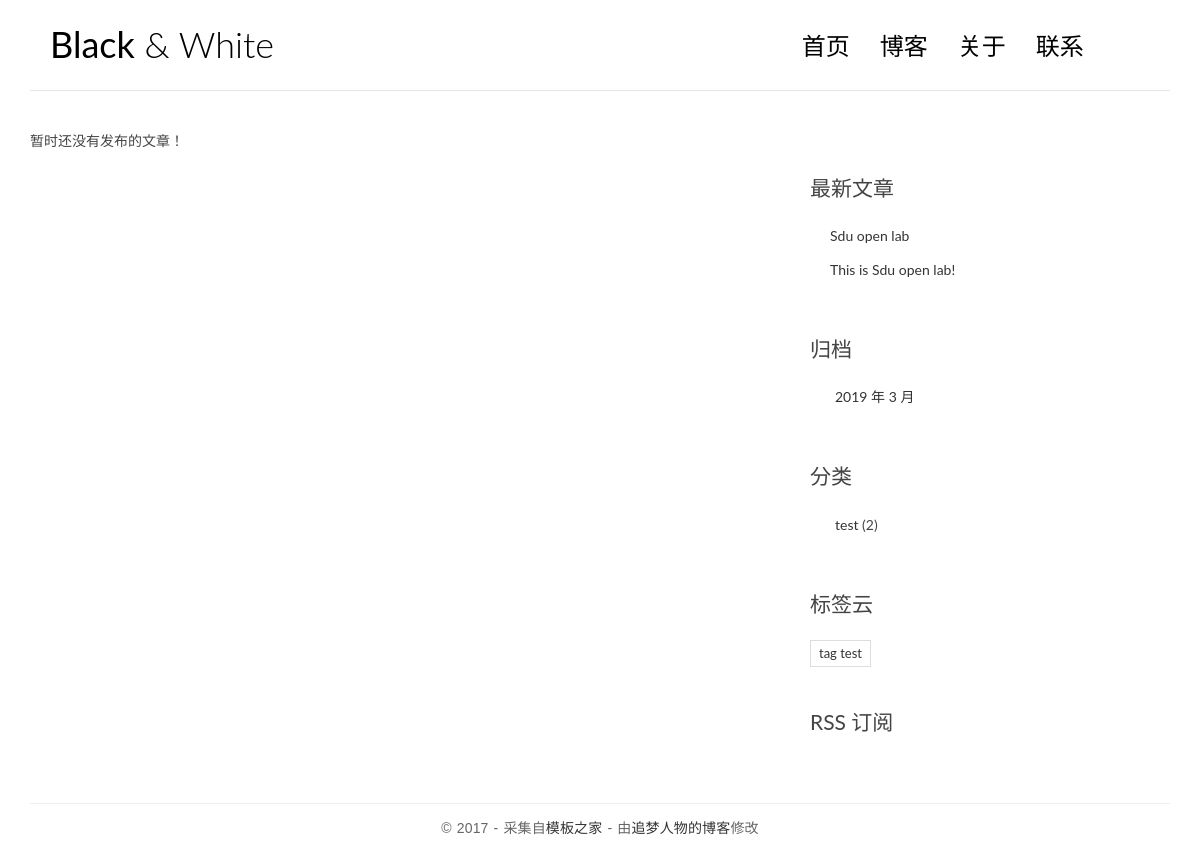
The app's page /category/1/, older data.
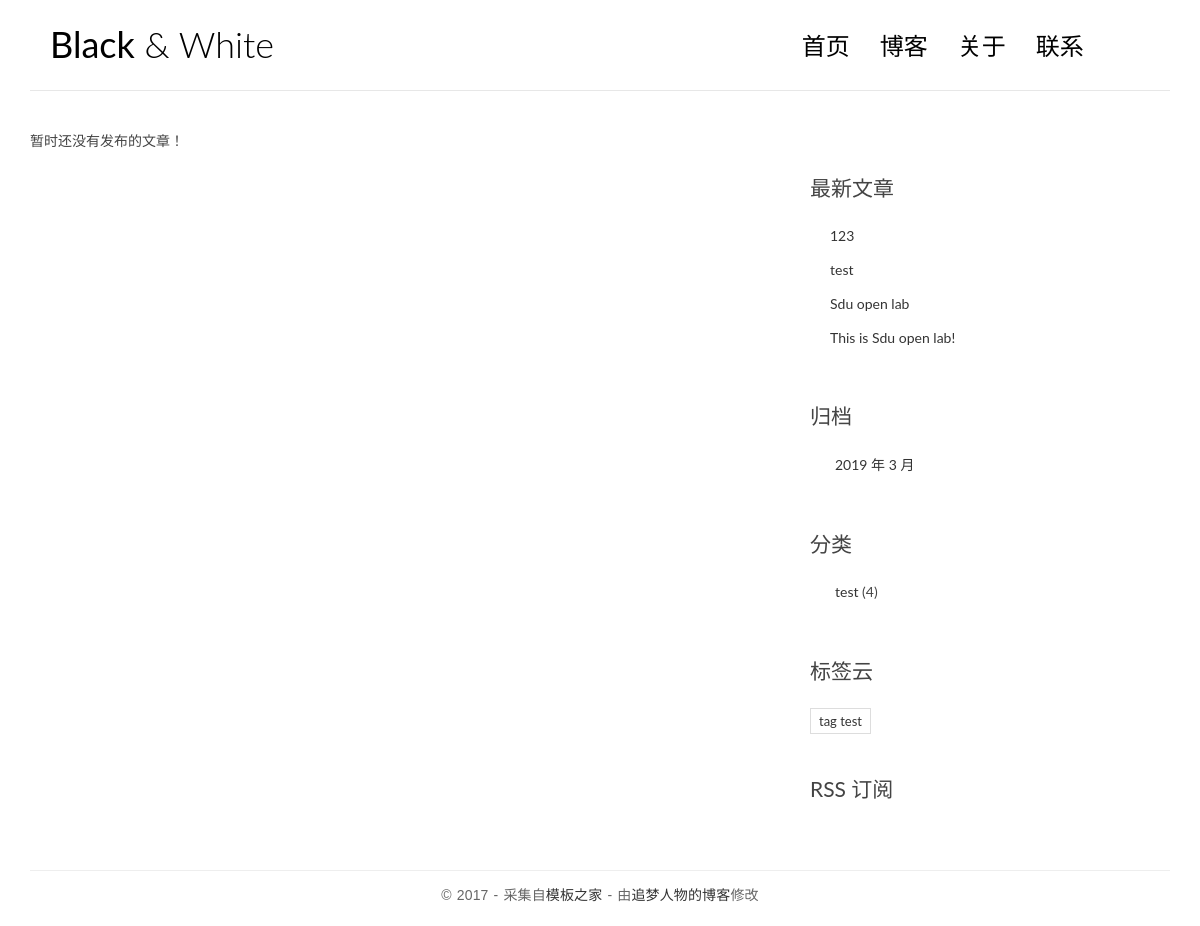
The same page, newer data.
### blog/models.py (models this page shows, shortened)
class Post(models.Model):
    title = models.CharField(max_length=70)
    body = models.TextField()
    created_time = models.DateTimeField()
    modified_time = models.DateTimeField()
    excerpt = models.CharField(max_length=200, blank=True)
    category = models.ForeignKey(Category, on_delete=models.CASCADE)
    tags = models.ManyToManyField(Tag, blank=True)
    author = models.ForeignKey(User, on_delete=models.CASCADE)
    views = models.PositiveIntegerField(default=0)
    def get_absolute_url(self):
        return reverse('blog:detail', kwargs={'pk': self.pk})
    class Meta:
        ordering = ['created_time', 'title']

@python_2_unicode_compatible
class Category(models.Model):
    name = models.CharField(max_length=100)

class Tag(models.Model):
    name = models.CharField(max_length=100)

### blog/views.py (the view)
# urls.py: url(r'^category/(?P<pk>[0-9]+)/$', views.CategoryView.as_view(), name='category'),
class CategoryView(IndexView):
    def get_queryset(self):
        cate = get_object_or_404(Category, pk=self.kwargs.get('pk'))
        return super(CategoryView, self).get_queryset().filter(category=cate)

### blog/templatetags/blog_tags.py (called while the page is built)
@register.simple_tag
def get_recent_posts(num=5):
    return Post.objects.all().order_by('-created_time')[:num]

@register.simple_tag
def archives():
    return Post.objects.dates('created_time', 'month', order='DESC')

@register.simple_tag
def get_categories():
    return Category.objects.annotate(num_posts=Count('post')).filter(num_posts__gt=0)

@register.simple_tag
def get_tags():
    return Tag.objects.annotate(num_posts=Count('post')).filter(num_posts__gt=0)

### blog/views.py (called while the page is built, shortened)
    def get_context_data(self, **kwargs):
        context = super().get_context_data(**kwargs)
        paginator = context.get('paginator')
        page = context.get('page_obj')
        is_paginated = context.get('is_paginated')
        pagination_data = self.pagination_data(paginator, page, is_paginated)
        context.update(pagination_data)
        return context

    def pagination_data(self, paginator, page, is_paginated):
        if not is_paginated:
            return {}

### templates/blog/index.html (shortened to what this page needs)
{% extends 'base.html' %}
{% block main %}
{% for post in post_list %}
<article class="post post-{{post.pk}}">
    <header class="entry-header">
        <h1 class="entry-title">
            <a href="{{ post.get_absolute_url }}">{{ post.title }}</a>
        </h1>
        <div class="entry-meta">
            <span class="post-category"><a href="#">{{ post.category.name }}</a></span>
            <span class="post-date"><a href="#"><time class="entry-date" datetime="{{ post.created_time }}">{{ post.created_time }}</time></a></span>
            <span class="post-author"><a href="#">{{ post.author }}</a></span>
            <span class="comments-link"><a href="#">{{ post.comment_set.count }}</a></span><span> 条评论</span>
            <span class="views-count"><a href="#">{{ post.views }} 阅读</a></span>
        </div>
    </header>
    <div class="entry-content clearfix">
        <p>{{ post.excerpt }}...</p>
        <div class="read-more cl-effect-14">
            <a href="{{ post.get_absolute_url }}" class="more-link">继续阅读 <span class="meta-nav">→</span></a>
        </div>
    </div>
</article>
{% empty %}
<div class="no-post">暂时还没有发布的文章！</div>
{% endfor %}
{% endblock main %}

### templates/base.html (shortened to what the changed rows need)
{% load staticfiles %}
{% load blog_tags %}
<!DOCTYPE html>
<html>
<head>
    <link rel="stylesheet" href="{% static 'blog/css/bootstrap.min.css' %}">
    <link rel="stylesheet" href="{% static 'blog/css/pace.css' %}">
    <link rel="stylesheet" href="{% static 'blog/css/custom.css' %}">
    <link rel="stylesheet" href="http://code.ionicframework.com/ionicons/2.0.1/css/ionicons.min.css">
</head>
<body>
    <div class="container">
        <header id="site-header">
            <div class="row">
                <div class="col-md-4 col-sm-5 col-xs-8">
                    <div class="logo">
                        <h1><a href="{% url 'blog:index' %}"><b>Black</b> &amp; White</a></h1>
                    </div>
                </div>
            </div>
        </header>
    </div>
    <div class="content-body">
        <div class="container">
            <div class="row">
                <aside class="col-md-4">
                    <div class="widget widget-recent-posts">
                        {% get_recent_posts as recent_post_list %}
                        <ul>
                            {% for post in recent_post_list %}
                            <li>
                                <a href="{{ post.get_absolute_url }}">{{ post.title }}</a>
                            </li>
                            {% empty %}
                            There is nothing !!!
                            {% endfor %}
                        </ul>
                    </div>
                    <div class="widget widget-archives">
                        {% archives as date_list %}
                        <ul>
                            {% for date in date_list %}
                            <li>
                                <a href="{% url 'blog:archives' date.year date.month %}">
                                    {{ date.year }} 年 {{ date.month }} 月
                                </a>
                            </li>
                        </ul>
                        {% empty %}
                        暂无归档！
                        {% endfor %}
                    </div>
                    <div class="widget widget-category">
                        {% get_categories as category_list %}
                        <ul>
                            {% for category in category_list %}
                            <li>
                                <a href="{% url 'blog:category' category.pk %}">{{ category.name }}</a>
                                <span class="post-count">({{ category.num_posts }})</span>
                            </li>
                            {% empty %}
                            Sorry to say there is nothing!!!
                            {% endfor %}
                        </ul>
                    </div>
                    <div class="widget widget-tag-cloud">
                        {% get_tags as tag_list %}
                        <ul>
                            {% for tag in tag_list %}
                            <li>
                                <a href="{% url 'blog:tag' tag.pk %}">{{ tag.name }}</a>
                            </li>
                            {% empty %}
                            可能标签被吃了？！
                            {% endfor %}
                        </ul>
                    </div>
                </aside>
            </div>
        </div>
    </div>
</body>
</html>

Row changes from the older to the newer data that the page shows:
added Post: title "123"
added Post: title "test"
computed for Category "test": num_posts "2" → "4"
